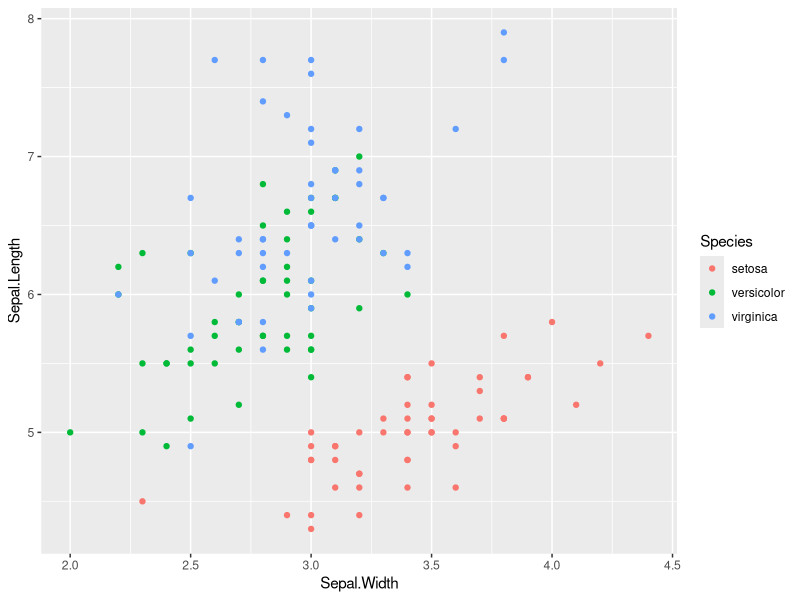
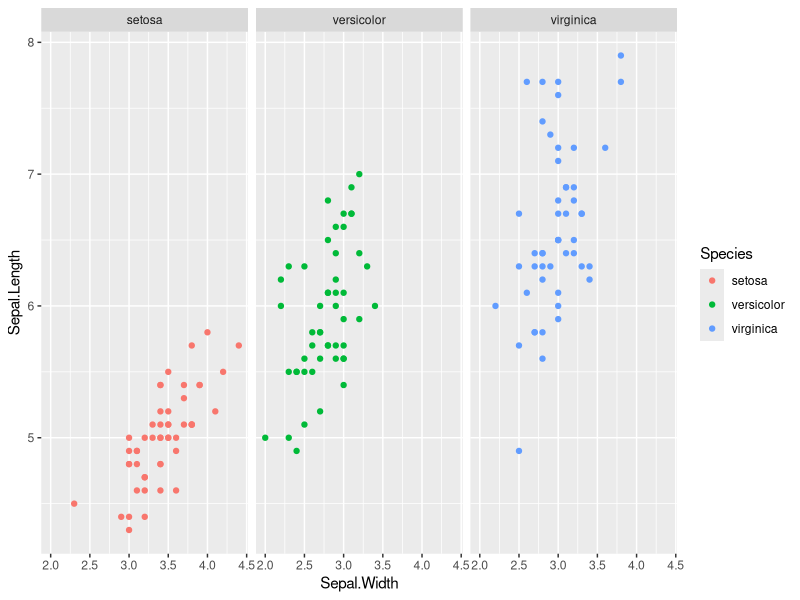
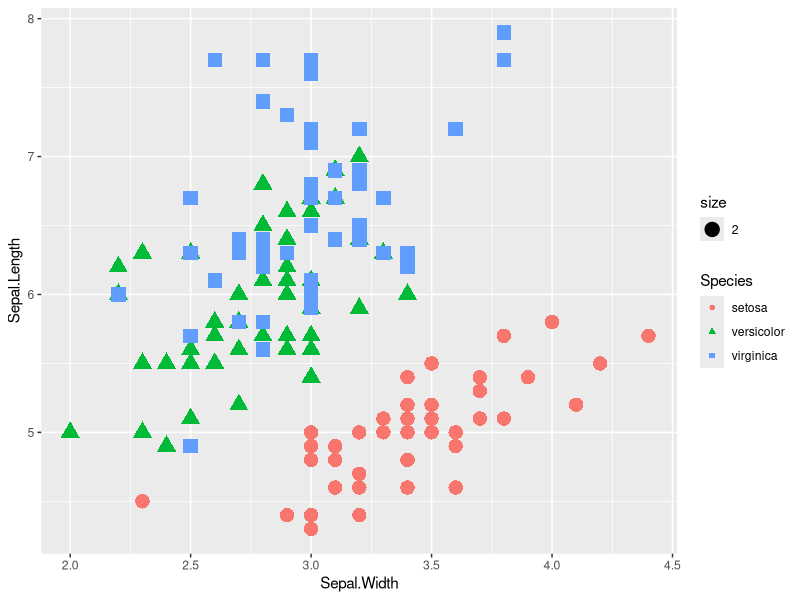
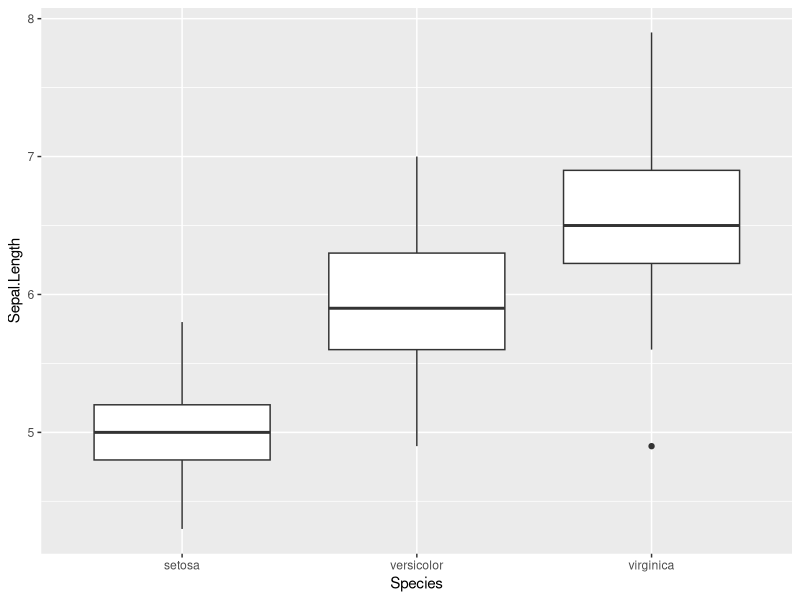
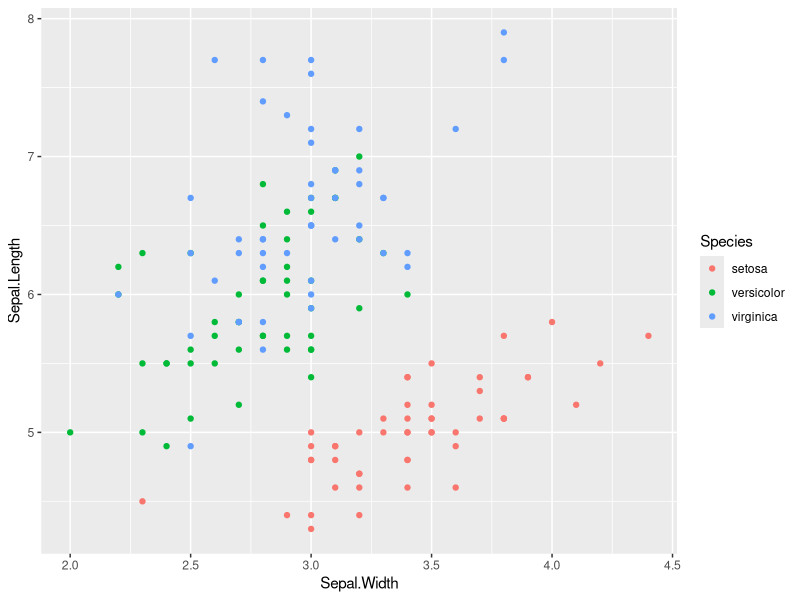
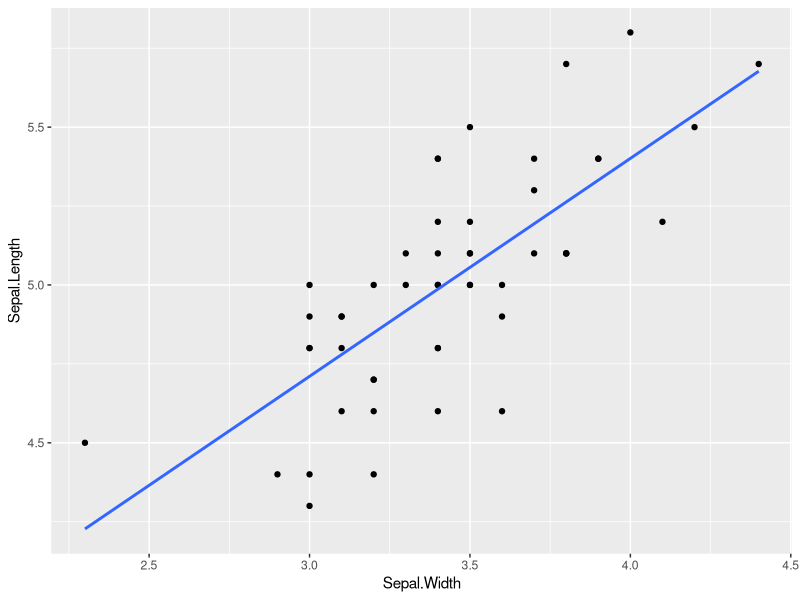
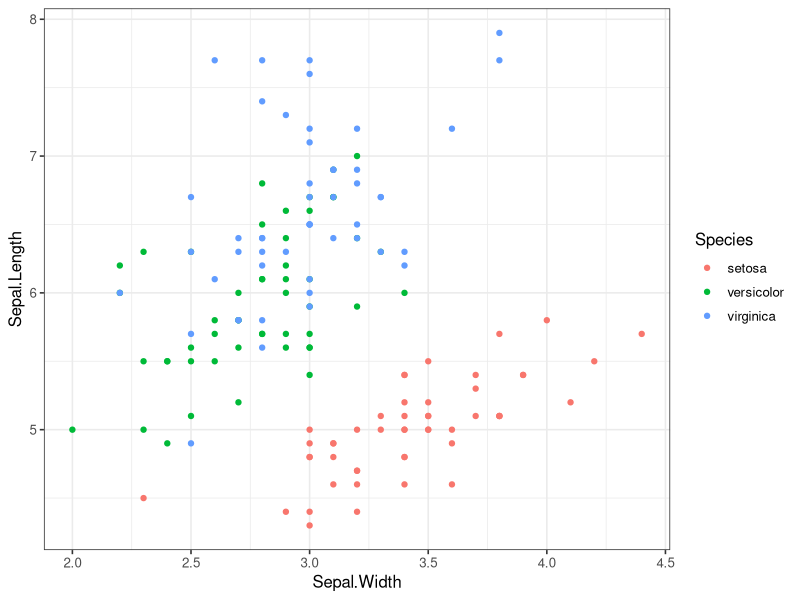

Here is the R script that generated these plots, in order:
## ---- chunk 1
library(ggplot2)
library(dplyr)
## ---- chunk 2
data(iris)
head(iris)
summary(iris)
## ---- chunk 3
iris.plot <- qplot(x= Sepal.Width, y = Sepal.Length,
      data = iris,
      color = Species)
iris.plot
## ---- chunk 4
iris.plot + facet_wrap(~ Species)
## ---- chunk 5
qplot(x = Sepal.Width, y = Sepal.Length,
      color = Species,
      size = 2,
      shape = Species,
      data = iris)
## ---- chunk 6
qplot(x = Species, y = Sepal.Length,
      data = iris,
      geom = "boxplot")
## ---- chunk 7
ggplot(
  mapping = aes(
    x = Sepal.Width, y = Sepal.Length, color = Species),
  data = iris) +
  geom_point()
## ---- chunk 8
filter(iris, Species == "setosa")  %>% 
  ggplot(
    mapping = aes(
      x = Sepal.Width, y = Sepal.Length),
    data = .) -> iris.plot
## ---- chunk 9
iris.plot + geom_point() + geom_smooth(method = lm, se = F)
## ---- chunk 10
ggplot(data = iris,
      aes(x= Sepal.Width, y = Sepal.Length, color = Species)) +
  geom_point() + 
  theme_classic() +
  theme_bw(base_size = 12)
